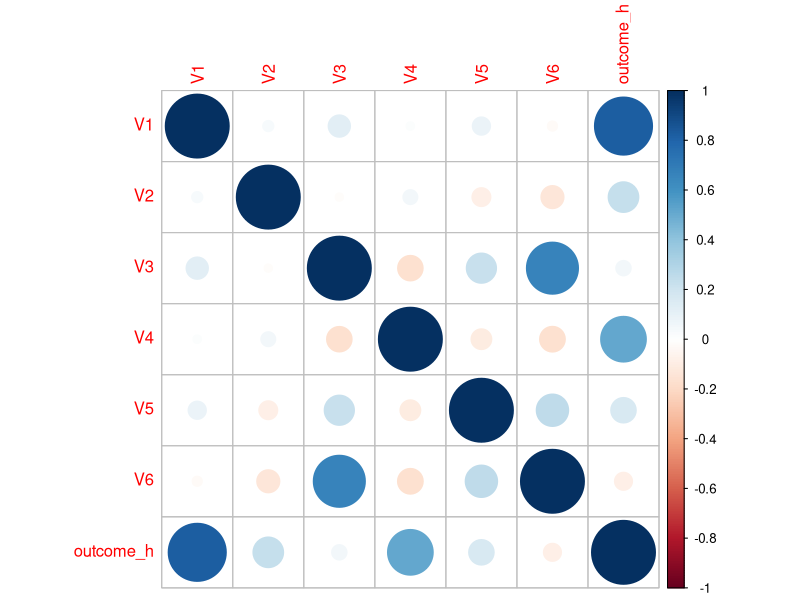
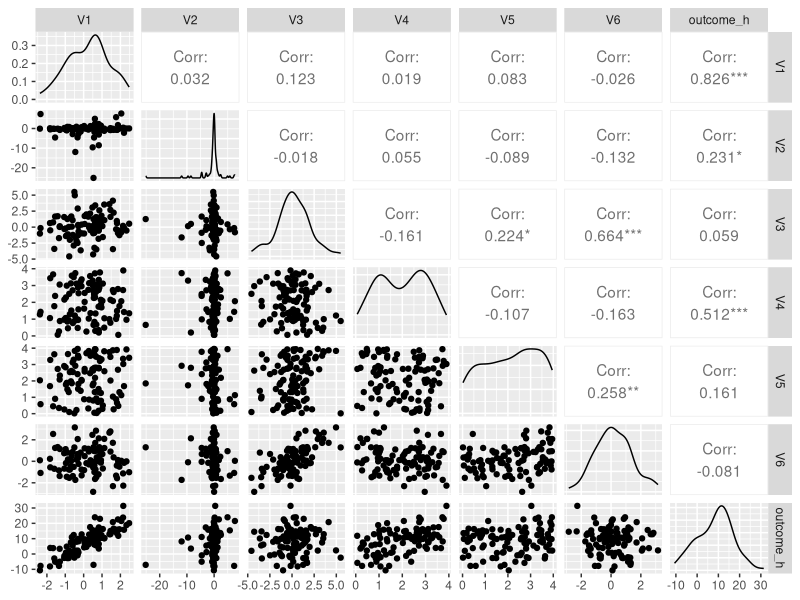
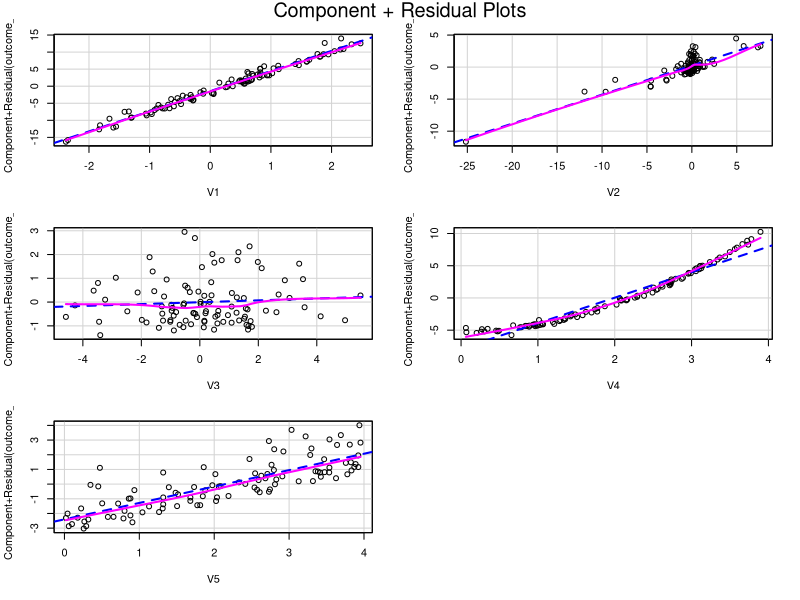
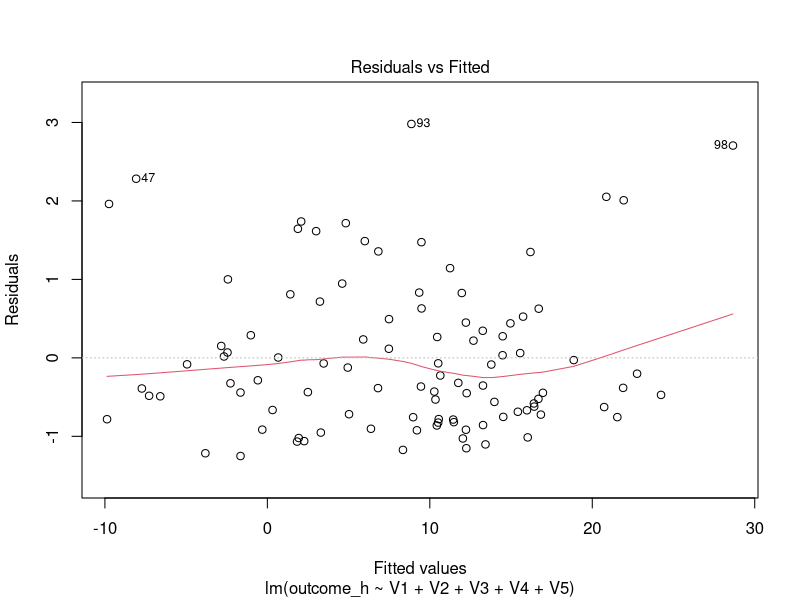
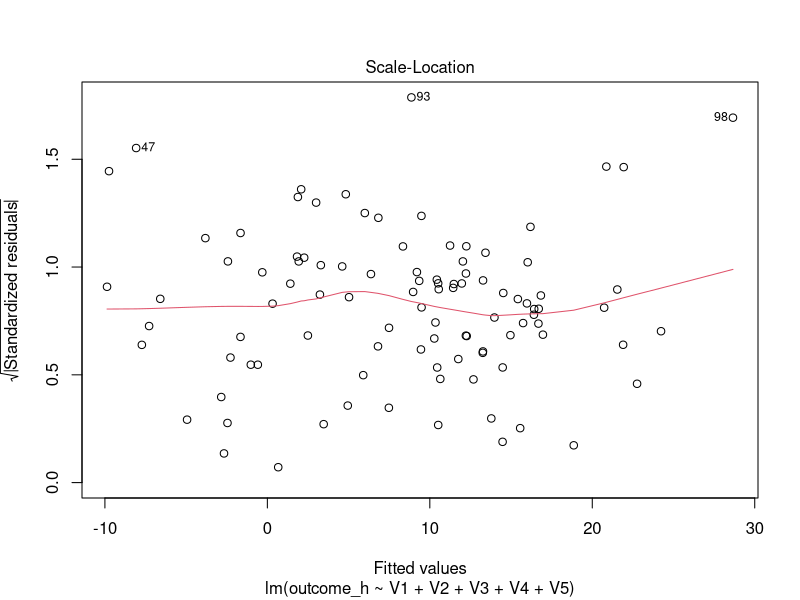
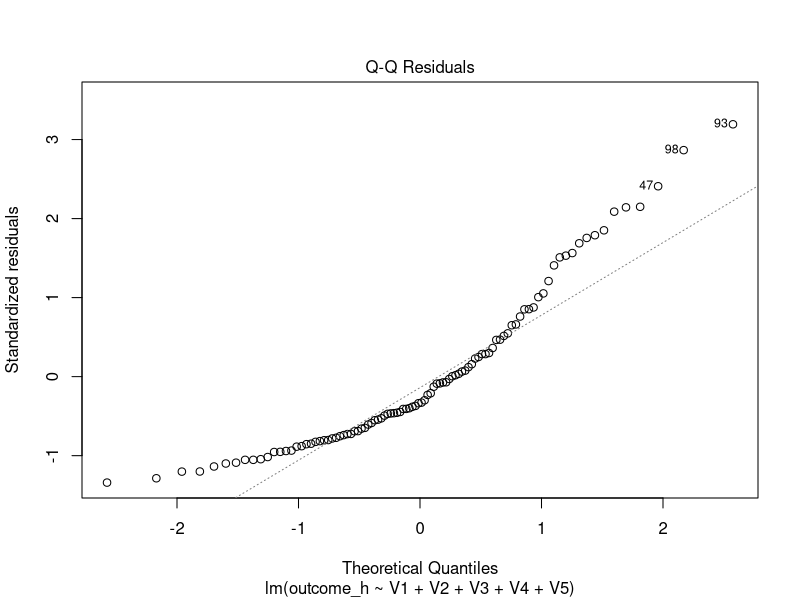
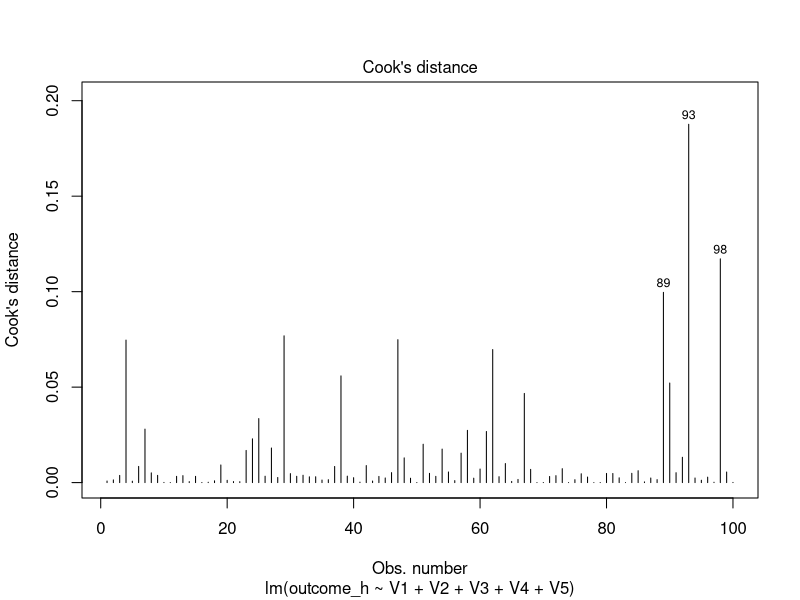

Write the R code that produced these figures, in order.
library(corrplot)
library(GGally)
library(car)

# Create covariates

n <- 100
set.seed(12345)
lm_data <- data.frame(V1 = rnorm(n, 0, 1))
lm_data$V2 <- rcauchy(n, 0, 0.5)  # Random sample from Cauchy(0,0.5) distribution and potential outliers
lm_data$V3 <- rnorm(n, 0, 2)  # Random sample from Normal(0,1) distribution
lm_data$V4 <- runif(n, 0, 4)  # Random sample from Uniform(0,4) distribution 
lm_data$V5 <- runif(n, 0, 4)  # Random sample from Uniform(0,4) distribution
lm_data$V6 <- 0.4 * lm_data$V3 + rnorm(n, 0, 1)  # Creating Correlated exposures

lm_data

# Create an outcome

n <- 100
set.seed(12345)
lm_data$outcome_h <- lm_data$V1 + 0.5 * lm_data$V2 + (lm_data$V4)^2 + lm_data$V5 +
    rnorm(n, 0, 5)

# Correlation plot of the data

corrplot::corrplot(cor(lm_data)) # blue for positive correlation and red for negative correlation

# V6 x V3 shows an unexpected correlation and we need to be aware of this and remove it

# Pairs plot

GGally::ggpairs(lm_data)

# V2 x V2 shows an unexpected peak, we need to smooth it later
# V4 x V4 shows two peaks, which is no normal
# V5 x V5 shows a platted curve, which is no normal

# Build a linear regression model

linearMod <- lm(outcome_h ~ V1 + V2 + V3 + V4 + V5 + V6, data = lm_data)
summary(linearMod)

linearMod

# Tackle multi-collinearity with Variance Inflation Factor (vif)

vif(linearMod)

## high values indicate a multicollinearity problem

# Build a linear regression model after excluding the correlated variable

linearMod_1 <- lm(outcome_h ~ V1 + V2 + V3 + V4 + V5, data = lm_data)

summary(linearMod_1)

vif(linearMod_1) # much better

# Check for Non-linearity between Outcome and covariates (component-plus-residual plot)

crPlots(linearMod_1)

## the pink line shows the distribution
## the blue line indicates the expected distribution
## the differences between pink and blue lines could reflect some problems

# Refit the model including the quadratic term

linearMod_2 <- lm(outcome_h ~ V1 + V2 + V3 + I(V4^2) + V5, data = lm_data)
summary(linearMod_2)

## note: the I before V4^2 is need so that R understands the quadratic, 
## if not provided, it will be treated as regular V4

# Use the previous model

linearMod_1 <- lm(outcome_h ~ V1 + V2 + V3 + V4 + V5, data = lm_data)
summary(linearMod_1)

# Linearity of the data
# The linearity assumption can be checked by inspecting the Residuals vs Fitted plot

plot(linearMod_1, 1)

# Homogeneity of variance
# This assumption can be checked by examining the scale-location plot, also known as the spread-location plot

plot(linearMod_1, 3)

# Normality of residuals/ Outliers

plot(linearMod_1, 2)

## the x axis shows the expected
## y axis shows the observed values, ideally should not be so far from expected

# Influential values

plot(linearMod_1, 4)

# Exclude the outliers and influential observations and add the quadratic term

linearMod_2 <- lm(outcome_h ~ V1 + V2 + V3 + I(V4^2) + V5, data = lm_data[-c(47,
                                                                             89, 93, 98), ])

## the list of 47, 89, 93 and 98 are the excluded observations

summary(linearMod_2)

## other note: you can use the glm for non continuous linear model




